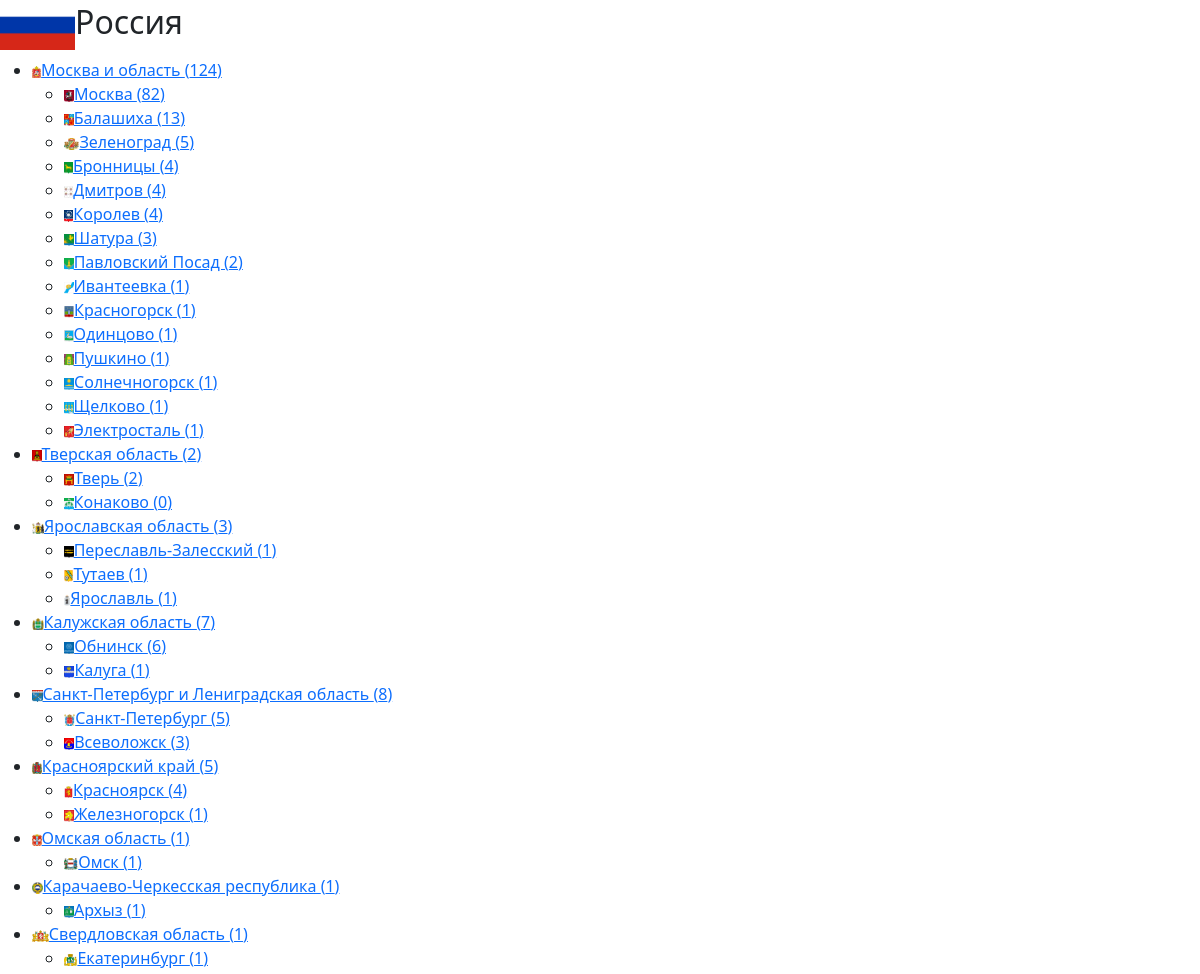
The app's page /country/1 (upper part), older data.
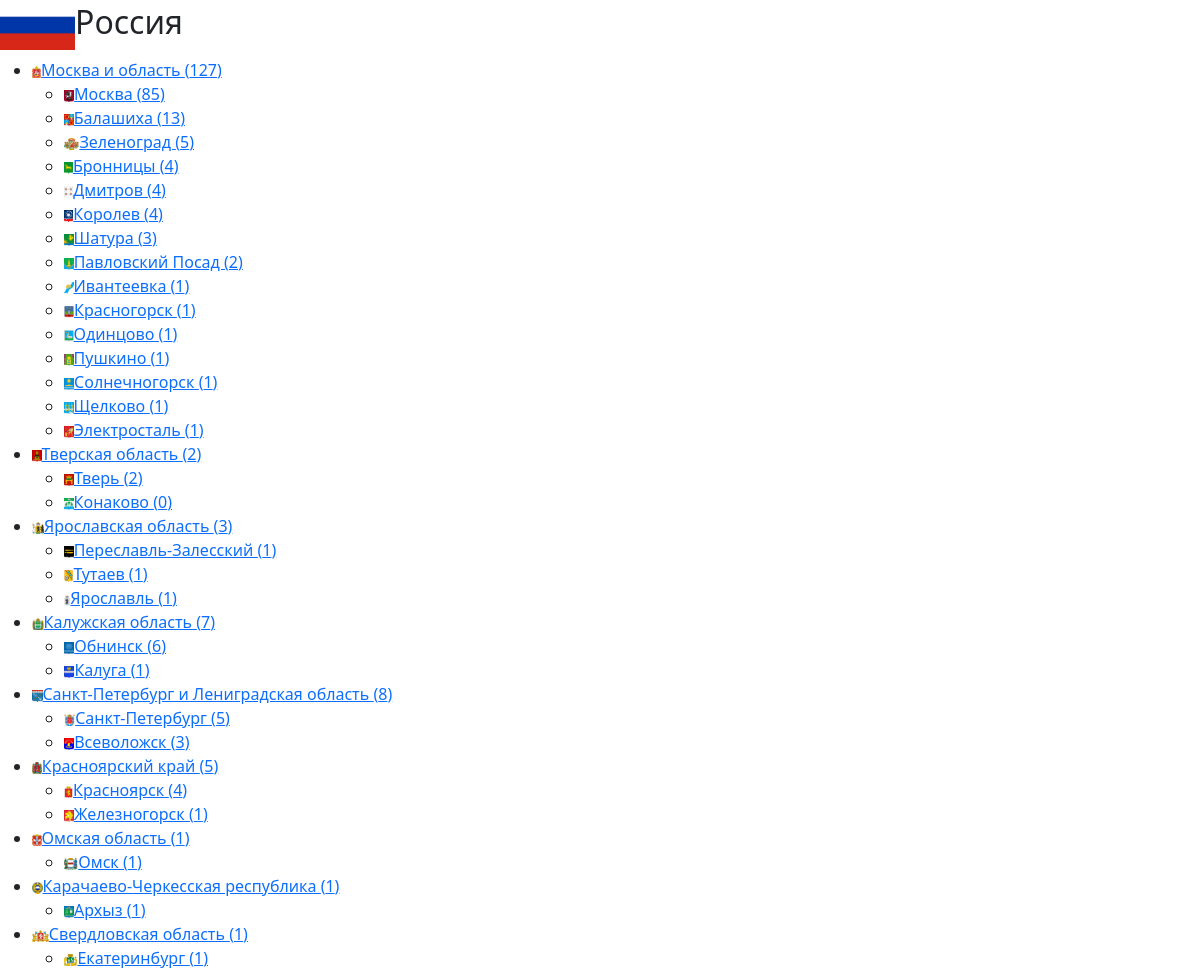
The same page, newer data.
### medals/models.py (models this page shows, shortened)
class Region(models.Model):
    country = models.ForeignKey(Country, on_delete = models.CASCADE)
    name = models.CharField(max_length = 200)
    count = models.IntegerField(default=0)
    flag_path = models.ImageField(blank = True, upload_to='static/images/flags/regions')
    def get_cities(self):
        return self.city_set.all().order_by('-count', 'name')

class City(models.Model):
    country = models.ForeignKey(Country, on_delete = models.CASCADE)
    region = ChainedForeignKey(
        Region,
        chained_field = "country",
        chained_model_field = "country",
        show_all=False,
        auto_choose=True,
        sort=True,
        blank=True, null=True,)
    name = models.CharField(max_length = 200)
    count = models.IntegerField(default = 0)
    flag_path = models.ImageField(blank = True, upload_to='static/images/flags/cities')

### medals/views.py (the view)
# urls.py: path('country/<int:id>', views.country),
def country(request, id):
    country = Country.objects.get(id=id)
    regions = Region.objects.filter(country = id)
    medals_list = Medal.objects.filter(country = id).order_by('-date')
    page = request.GET.get('page', 1)
    paginator = Paginator(medals_list, 20)
    try:
        medals = paginator.page(page)
    except PageNotAnInteger:
        medals = paginator.page(1)
    except EmptyPage:
        medals = paginator.page(paginator.num_pages)
    print(medals)
    return render(request, 'medals/country.html', context={"country": country, "regions": regions, "medals": medals})

### medals/models.py (called while the page is built)
    def __str__(self):
        return self.name

### templates/medals/country.html (shortened to what this page needs)
<!DOCTYPE html>
{% load static %}
<html>
<head>
  <link href="https://cdn.jsdelivr.net/npm/bootstrap@5.1.3/dist/css/bootstrap.min.css" rel="stylesheet">
</head>
<body>
  <h2><img src="../{{ country.flag_path }}" height=50></img>{{country.name}}</h2>
    {% if regions.count > 0%}
      <ul>
        {% for region in regions %}
          <li><a href="../region/{{region.id}}"><img src="../{{ region.flag_path }}" height=12></img>{{ region.name }} ({{ region.count }})</a></li>
            {% if region.get_cities.count > 0 %}
              <ul>
                {% for city in region.get_cities %}
                  <li><a href="../city/{{city.id}}"><img src="../{{ city.flag_path }}" height=12></img>{{ city.name }} ({{ city.count }})</a></li>
                {% endfor %}
              </ul>
            {% endif %}
        {% endfor %}
      </ul>
    {% endif %}
</body>
</html>

Row changes from the older to the newer data that the page shows:
changed Region "Москва и область": count "124" → "127"
changed City "Москва": count "82" → "85"
